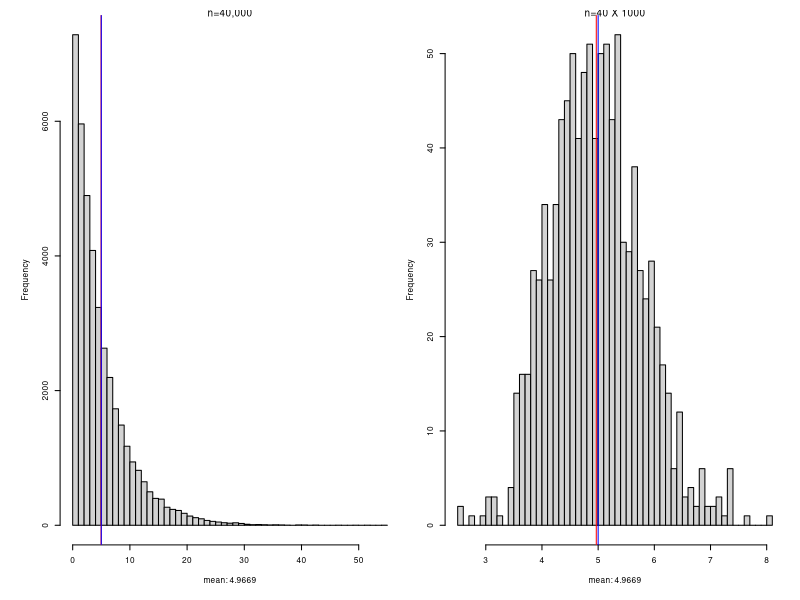
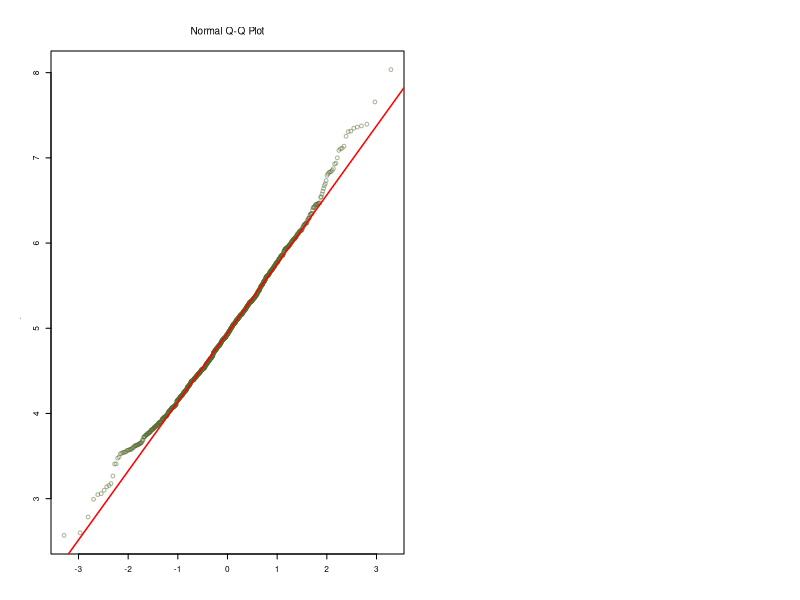
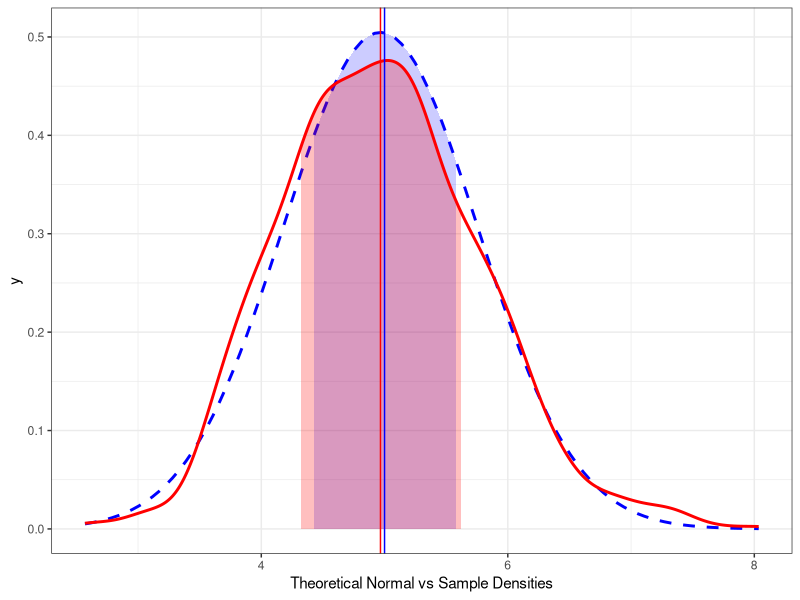

Here is the R script that generated these plots, in order:
## ---- chunk 1
rm(list=ls())

library(knitr)
library(dplyr)
library(stats)
# library(reshape2)
library(ggplot2)

## ---- chunk 2
options(digits = 4)
## ---- chunk 3
set.seed(127)
## ---- chunk 4
l = 0.2 #lambda, as prescribed in assignment
ex = 40 #number of exponentials examined
sims = 1000 #number of simulations

tmean<-1/l #theoretical mean
tsd<-sqrt(1/.2^2/ex) #theoritical standard deviation
tvar<-(1/l/sqrt(ex))^2 #theoretical variance

## ---- chunk 5
smatrix <- matrix(rexp(ex * sims, .2), nrow = sims, ncol=ex) #produce a 1000 x 40 matrix

smatrixmeans<-data.frame(value=rowMeans(smatrix)) #produce a data frame of the means of the 1000 rows in smatrix
## ---- chunk 6
# calculate the overall mean of the new data frame
smean<-mean(smatrixmeans$value) 

# calculate the standard deviation of the new data frame values
ssd<-sd(smatrixmeans$value) 

# calculate the variance of the new data frame values
svar<-var(smatrixmeans$value)
## ---- chunk 7
par(mfrow=c(1,2), mar=c(4,4,0.5,0.5)+.01, oma=c(1.5,2,1,1),font.main=1, cex=.5)

hist(smatrix, breaks = 40, main="n=40,000", xlab=paste("mean:", round(mean(smatrix), digits = 4), sep=" "))
abline(v=mean(smatrix), col="red", lwd=1)
abline(v=tmean, col="blue", lwd=1)

hist(smatrixmeans$value, breaks = 40, main="n=40 X 1000", xlab=paste("mean:", round(mean(smatrixmeans$value), digits = 4), sep=" "))
abline(v=mean(smatrixmeans$value), col="red", lwd=1)
abline(v=tmean, col="blue", lwd=1)
## ---- chunk 8
smean<-mean(smatrixmeans$value) #sample mean
ssd<-sd(smatrixmeans$value) #standard deviation of sample means
svar<-var(smatrixmeans$value) #variance of sample means
## ---- chunk 9
sq<-quantile(smatrixmeans$value, probs = c(0.25, 0.5, 0.75))
nq<-qnorm(p = c(0.25, 0.5, 0.75), mean = tmean, sd = tsd)
dsummary<-data.frame(rbind(sq,nq),row.names = c("sample","normal"))
names(dsummary)<-c("25%", "50%", "75%")

## ---- chunk 10
kable(dsummary,align = "c")

## ---- chunk 11
par(mar=c(3,3,4,0)+.1, oma=c(1.5,2,1,1))
## ---- chunk 12
qqnorm(smatrixmeans$value, col=rgb(.333, 0.42, .18, 0.5))
qqline(smatrixmeans$value, col="red", lwd=1.5)

## ---- chunk 13
library(knitr)
library(dplyr)
library(stats)
library(ggplot2)

## ---- chunk 14

#for calculated
sdx<-svar^2 #density standard deviation
x.dens <- density(smatrixmeans$value) #create list of densities
df.dens <- data.frame(x = x.dens$x, y = x.dens$y) #create a dataframe with densities
varplot<-df.dens[df.dens$x>=smean-svar & df.dens$x<=smean+svar,]#subset the density data to the area of the variance

dnorm_limit <- function(x) {
    y <- dnorm(x, mean = mean(smatrixmeans$value), sd=sqrt((tmean^2)/ex))
    y[x < tmean-tvar  |  x > tmean +tvar ] <- NA
    return(y)
}

# Normal vs Sample Plot
p <- ggplot(data.frame(x=c(min(smatrixmeans$value),max(smatrixmeans$value))), aes(x=x))

p + stat_function(fun=dnorm_limit, geom="area", fill="blue", alpha=0.2) +
    stat_function(fun=dnorm, args=list(mean(smatrixmeans$value), sd=sqrt((tmean^2)/ex)), col="blue",lwd=1, lty=2)+
        geom_density(data=smatrixmeans, aes(value),alpha=.25, col="red" , lwd=1)+
        geom_area(data=varplot, aes(x=x,y=y), fill = "red", alpha=.25)+
        geom_vline(xintercept=tmean, stat = "vline", col="blue")+
        geom_vline(xintercept=smean, stat = "vline", col="red")+
        xlab("Theoretical Normal vs Sample Densities")+
        theme_bw()

